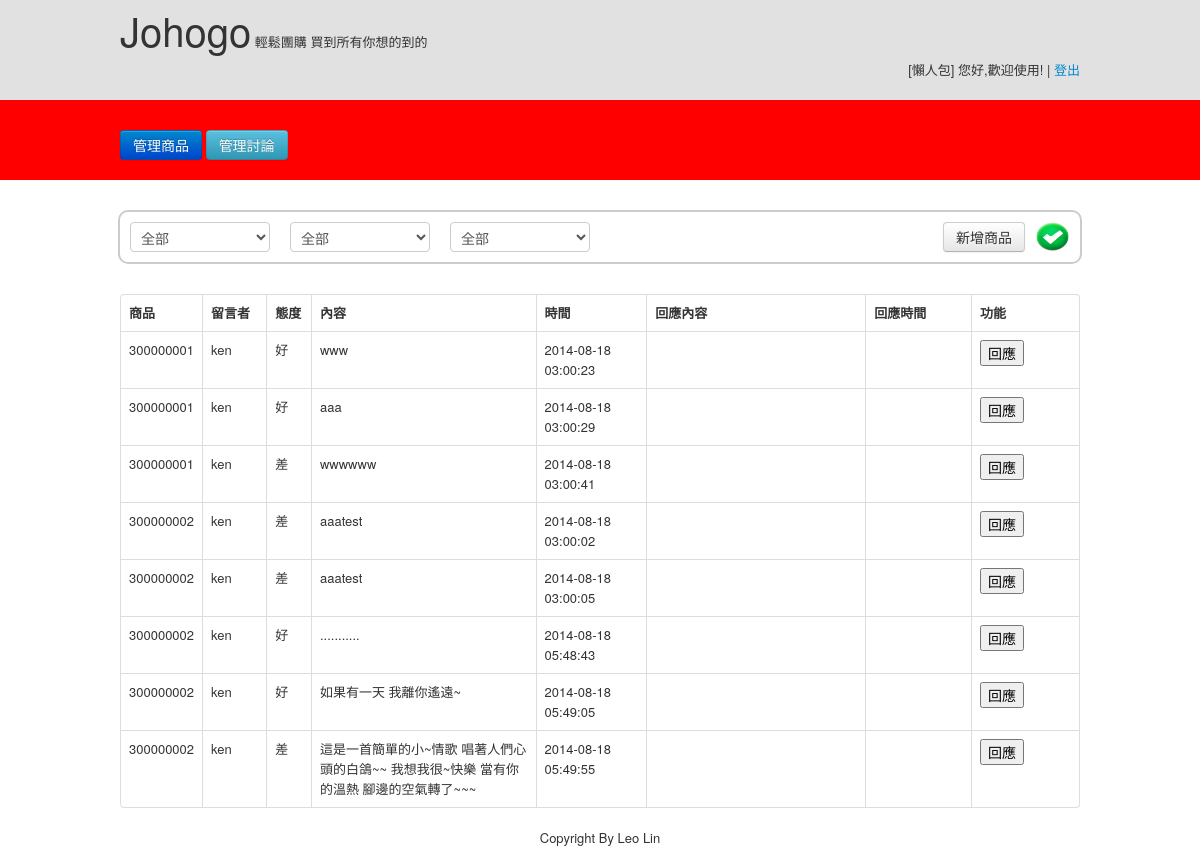
The page /discuss_manage.php (signed in) on the database its author committed.
### tables this page shows
CREATE TABLE IF NOT EXISTS `company` (
  `c_id` int(11) NOT NULL AUTO_INCREMENT,
  `c_name` char(10) NOT NULL,
  `c_account` char(15) NOT NULL,
  `password` char(15) NOT NULL,
  `name_contact` char(10) DEFAULT NULL,
  `email` varchar(50) NOT NULL,
  `phone` char(12) DEFAULT NULL,
  `address` varchar(50) DEFAULT NULL,
  PRIMARY KEY (`c_id`),
  UNIQUE KEY `c_account` (`c_account`)
);

CREATE TABLE IF NOT EXISTS `comment` (
  `co_id` int(11) NOT NULL AUTO_INCREMENT COMMENT 'comment id',
  `m_account` char(15) NOT NULL COMMENT 'account of member',
  `p_id` int(11) NOT NULL COMMENT 'product id',
  `datetime` timestamp NOT NULL DEFAULT CURRENT_TIMESTAMP ON UPDATE CURRENT_TIMESTAMP,
  `content` text,
  `isgood` tinyint(4) DEFAULT NULL,
  `response` text,
  `r_datetime` timestamp NULL DEFAULT NULL,
  PRIMARY KEY (`co_id`),
  KEY `p_id` (`p_id`),
  KEY `m_account` (`m_account`)
);

CREATE TABLE IF NOT EXISTS `product` (
  `p_id` int(11) NOT NULL AUTO_INCREMENT COMMENT 'primary key',
  `c_account` char(15) NOT NULL COMMENT 'foreign key',
  `p_name` char(20) NOT NULL,
  `category_1` char(4) NOT NULL,
  `category_2` char(4) NOT NULL,
  `o_price` int(11) DEFAULT NULL COMMENT 'original price)',
  `s_price` int(11) DEFAULT NULL COMMENT 'special offer',
  `description` text,
  `goal` int(11) NOT NULL COMMENT 'arrive the number, the product will start sell',
  `u_datetime` timestamp NOT NULL DEFAULT CURRENT_TIMESTAMP COMMENT 'the time on the shelf',
  `d_datetime` timestamp NOT NULL DEFAULT '0000-00-00 00:00:00' COMMENT 'the time off the shelf',
  `popular` int(11) DEFAULT '0' COMMENT 'the number of people pay attention on the product',
  `isgroup` tinyint(4) DEFAULT NULL,
  `shipment` int(11) DEFAULT '7',
  `img` varchar(100) DEFAULT NULL,
  `vote_list` longtext,
  `status` varchar(255) NOT NULL DEFAULT '下架',
  PRIMARY KEY (`p_id`),
  KEY `c_account` (`c_account`)
);

### db_class.php (called while the page is built, shortened)
<?php
class DB
{
    var $_dbConn = 0;
    var $_queryResource = 0;
    function connect_db($host, $user, $pwd, $dbname)
    {
        $dbConn = mysql_connect($host, $user, $pwd);
        $this->_dbConn = $dbConn;
        return true;
    }
    function query($sql)
    {
        if (! $queryResource = mysql_query($sql, $this->_dbConn))
            die (mysql_error());
        $this->_queryResource = $queryResource;
        return $queryResource;
    }
    function fetch_array()
    {
        return mysql_fetch_array($this->_queryResource, MYSQL_ASSOC);
    }
	function getOnly($query){
		$queryResource = mysql_query($query, $this->_dbConn);
		$this->_queryResource = $queryResource;
		$result = mysql_fetch_array($queryResource, MYSQL_ASSOC);
		return $result;
	}
}
?>

### discuss_manage.php (the view, shortened to what this page needs)
<?php
	require("db_class.php");
	if(!isset($_SESSION['account'])) {
		header("location:login.php");
	}else{
		$account = $_SESSION['account'];
	}
	$db = new DB();
	$db->connect_db($_DB['host'], $_DB['username'], $_DB['password'], $_DB['dbname']);
	$sql = "SELECT * FROM product WHERE c_account = '".$account."'";
	$db->query($sql);
	$sql2 = "SELECT * FROM company WHERE c_account = '".$account."'";
	$company = $db->getOnly($sql2);
?>
<html>
	<head>
		<link rel="stylesheet" type="text/css" media="all" href="css/bootstrap.min.css" />
		<link rel="stylesheet" type="text/css" media="all" href="css/reset.css" />
		<link rel="stylesheet" type="text/css" media="all" href="css/text.css" />
		<link rel="stylesheet" type="text/css" media="all" href="css/960.css" />
	</head>
	<body>
		<div class="header">
			<div class="container_12">
				<div class="cell">
					<span id="title">Johogo</span>
					<span id="description">輕鬆團購 買到所有你想的到的</span>
				</div>
				<div class="login_info">
					<span>[<?php echo $company["c_name"]; ?>]</span>
					<span>您好,歡迎使用!</span>
					<span>|</span>
					<span><a href="logout.php">登出</a></span>
				</div>
			</div>
		</div>
		<div class="menu">
			<div class="container_12">
				<a class="btn btn-primary menu_link" href="index.php">管理商品</a>
				<a class="btn btn-info menu_link" href="discuss_manage.php">管理討論</a>
			</div>
		</div>
		<div class="option container_12">
			<select id="form-control1" class="form-control grid_2" >
				<option>全部</option>
			</select>
			<select id="form-control2" class="form-control grid_2">
				<?php
					echo '<option disabled>請選擇商品父類別</option><option>全部</option>';
				?>
			</select>
			<select id="form-control3" class="form-control grid_2">
				<option>全部</option>
			</select>
			<img id="ajax_signal" class="new" src="images/ok.png" style="text-align: ight;width:35px;height:30px;">
			<a class="btn new" style="text-align: right;" href="post_product.php">新增商品</a>
		</div>
		<div class="content container_12">
			<table id="display_table" class="table table-bordered">
				<tr>
					<th>商品</th>
					<th>留言者</th>
					<th>態度</th>
					<th>內容</th>
					<th>時間</th>
					<th>回應內容</th>
					<th>回應時間</th>
					<th width="50px">功能</th>
				</tr>
				<?php
					$db = new DB();
					$sql4 = "SELECT * FROM `product`  WHERE `c_account`='".$account."'";
					$db->query($sql4);
					while($result = $db->fetch_array()){
						$db_cmt = new DB();
						$cmt_sql = "SELECT * FROM `comment` WHERE `p_id`='".$result['p_id']."'";
						$db_cmt->query($cmt_sql);
						while($cmt_result = $db_cmt->fetch_array()){
							$attitude = '好';
							if($cmt_result['isgood']=='0'){
								$attitude = '差';
							}
						?>
					<tr>
						<td style="width:30px"><?php echo $result['p_id']?></td>
						<td style="width:51px"><?php echo $cmt_result['m_account']?></td>
						<td style="width:30px"><?php echo $attitude?></td>
						<td style="width:230px"><?php echo $cmt_result['content']?></td>
						<td style="width:100px"><?php echo $cmt_result['datetime']?></td>
						<td style="width:230px"><?php echo $cmt_result['response']?></td>
						<td style="width:100px"><?php echo $cmt_result['r_datetime']?></td>
						<td style="width:100px"><button>回應</button>
					</tr>
				<?php }} ?>
			</table>
		</div>
		<div class="footer">
			<div class="container_12">
				<center><p>Copyright By Leo Lin</p></center>
			</div>
		</div>
	</body>
</html>

### css/text.css (style rules this page uses)
body { font:13px/1.5 'Helvetica Neue',Arial,'Liberation Sans',FreeSans,sans-serif }
p,dl,hr,h1,h2,h3,h4,h5,h6,ol,ul,pre,table,address,fieldset,figure { margin-bottom:20px }

### css/960.css (style rules this page uses)
body { min-width:960px }
.container_12,.container_16 { margin-left:auto;margin-right:auto;width:960px }
.grid_1,.grid_2,.grid_3,.grid_4,.grid_5,.grid_6,.grid_7,.grid_8,.grid_9,.grid_10,.grid_11,.grid_12,.grid_13,.grid_14,.grid_15,.grid_16 { display:inline;float:left;margin-left:10px;margin-right:10px }
.container_12 .grid_2 { width:140px }
.clearfix:before,.clearfix:after,.container_12:before,.container_12:after,.container_16:before,.container_16:after { content:'.';display:block;overflow:hidden;visibility:hidden;font-size:0;line-height:0;width:0;height:0 }
.clearfix:after,.container_12:after,.container_16:after { clear:both }
.clearfix,.container_12,.container_16 { zoom:1 }

### discuss_manage.php (style rules this page uses)
.header { background-color: #E1E1E1; height: 100px; vertical-align: center; }
#title { margin-top: 40px; font-size: 40px; font-style: bolder; vertical-align: center; }
.cell { display: table-cell; vertical-align: center; }
.login_info { text-align: right; }
.menu { background-color: red; height:80px; }
.menu_link { margin-top: 30px; }
.option { margin-top: 30px; margin-bottom: 30px; border:2px #ccc solid; border-radius:10px; }
select { margin-top: 10px; }
.new { text-align: right; float: right; margin-top: 10px; margin-right: 10px; }
img { width: 100px; height: 100px; }
th { text-align: middle; }

### rows shown on the page
company: c_name "懶人包"
comment: p.p_id "300000001", m_account "ken", attitude "好", content "www", datetime "2014-08-18 03:00:23"
comment: p.p_id "300000001", m_account "ken", attitude "好", content "aaa", datetime "2014-08-18 03:00:29"
comment: p.p_id "300000001", m_account "ken", isgood "差", content "wwwwww", datetime "2014-08-18 03:00:41"
comment: p.p_id "300000002", m_account "ken", isgood "差", content "aaatest", datetime "2014-08-18 03:00:02"
comment: p.p_id "300000002", m_account "ken", isgood "差", content "aaatest", datetime "2014-08-18 03:00:05"
comment: p.p_id "300000002", m_account "ken", attitude "好", content "...........", datetime "2014-08-18 05:48:43"
comment: p.p_id "300000002", m_account "ken", attitude "好", content "如果有一天 我離你遙遠~", datetime "2014-08-18 05:49:05"
comment: p.p_id "300000002", m_account "ken", isgood "差", content "這是一首簡單的小~情歌 唱著人們心頭的白鴿~~ 我想我很~快樂 當有你的溫熱 腳邊的空氣轉了~~~", datetime "2014-08-18 05:49:55"
